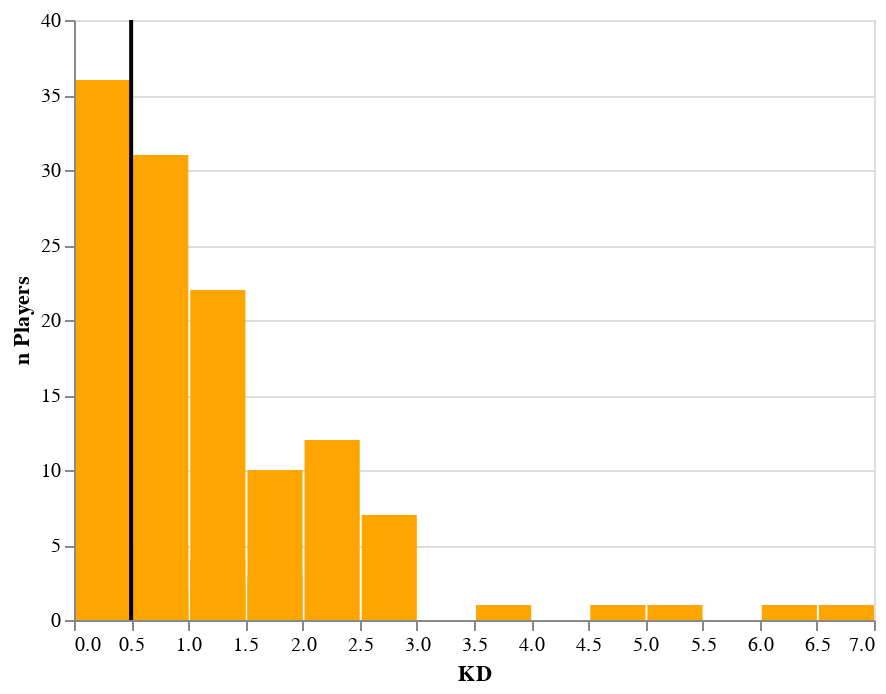

Notebook source saved alongside this figure:
### Code cell
hist2 = base.mark_bar().encode(
    x=alt.X('KD:Q', bin=alt.Bin(step=0.5)), 
    y=alt.Y('count()', axis=alt.Axis(format='', title='n Players')),
    tooltip=['KD', 'count()'],
    color=alt.value("orange")
            
).properties(width=400, height=300)

red_median_line2 = base.mark_rule(color='black').encode(
    x=alt.X('median(KD):Q', title='KD'),
    size=alt.value(2)
)
hist2 + red_median_line2

### Figure 1 — Vega-Lite specification as saved in the notebook (floating-point values rounded to 4 significant figures; data arrays with more than 128 entries replaced by an {"elided": "..."} marker saying what was removed)
{"config": {"view": {"continuousWidth": 400, "continuousHeight": 300}}, "layer": [{"mark": "bar", "encoding": {"color": {"value": "orange"}, "tooltip": [{"type": "quantitative", "field": "KD"}, {"type": "quantitative", "aggregate": "count"}], "x": {"type": "quantitative", "bin": {"step": 0.5}, "field": "KD"}, "y": {"type": "quantitative", "aggregate": "count", "axis": {"format": "", "title": "n Players"}}}, "height": 300, "width": 400}, {"mark": {"type": "rule", "color": "black"}, "encoding": {"size": {"value": 2}, "x": {"type": "quantitative", "aggregate": "median", "field": "KD", "title": "KD"}}}], "data": {"name": "data-104f188f0b02e71f91b3bf5f71598202"}, "$schema": "https://vega.github.io/schema/vega-lite/v4.8.1.json", "datasets": {"data-104f188f0b02e71f91b3bf5f71598202": {"elided": "152 records"}}}
